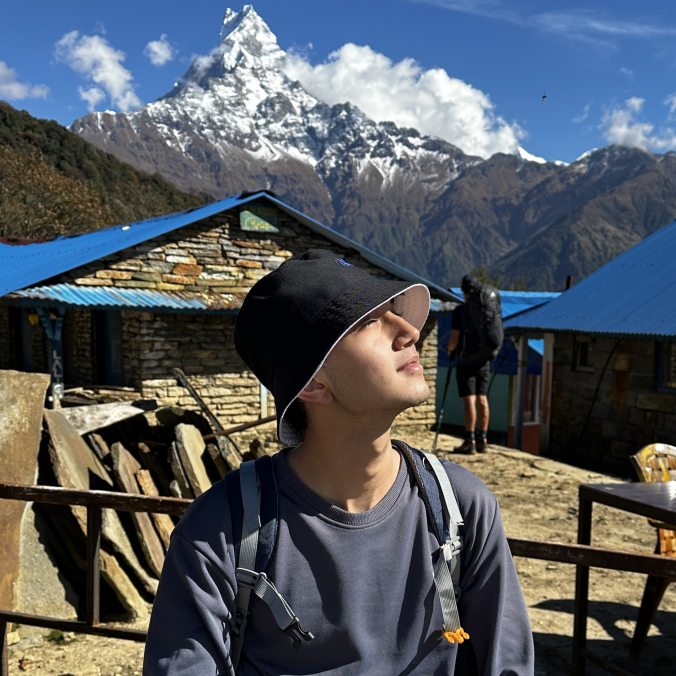
#> input picture Image Filtering - Convolution/supreme.JPG, 2028 x 2028 px (shown at 1/3 size)
$ python averaging-kernel.py
#> lines starting #> are read from the running program, lines starting #| are printed output that depends on the picture
import cv2
import numpy as np

image = cv2.imread('supreme.JPG')
#> image is the input picture: shape (2028, 2028, 3); mean B, G, R 96.5, 89.9, 84

#  check for image
if image is None:
    print('Could not read image')

# averaging kernel
kernel2 = np.ones((15, 15), np.float32) / 225  # 15x15 Kernel X 1/225
img = cv2.filter2D(src=image, ddepth=-1, kernel=kernel2)
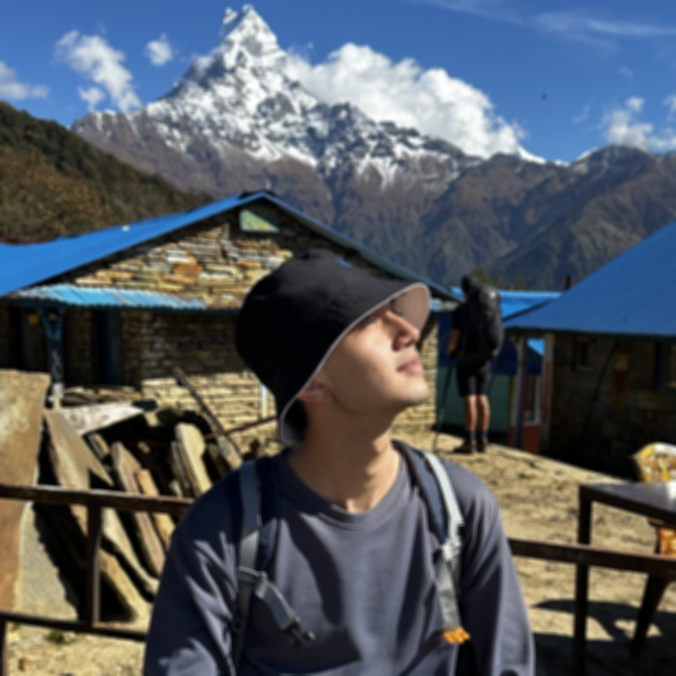
#> img: shape (2028, 2028, 3) (shown at 1/3 size); mean B, G, R 96.5, 89.9, 84

cv2.namedWindow("Original", cv2.WINDOW_NORMAL)
cv2.resizeWindow("Original", 800, 800)
cv2.namedWindow("Kernel Blur", cv2.WINDOW_NORMAL)
cv2.resizeWindow("Kernel Blur", 800, 800)

cv2.imshow('Original', image)
cv2.imshow('Kernel Blur', img)

cv2.waitKey()
cv2.imwrite('blur_kernel.jpg', img)
cv2.destroyAllWindows()
